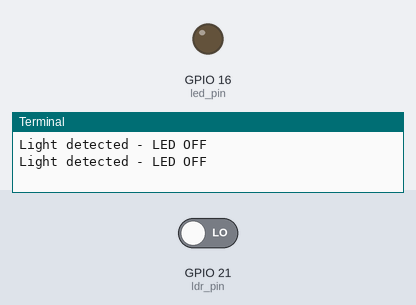
Bench run of a program on a simulated Raspberry Pi (BCM pin numbers). Shown: output pins drawn as LEDs (lit = HIGH), the last lines printed to the terminal. The test bench sets the inputs (shaded band); at power-on: GPIO 21 (ldr_pin) LOW.

Above: at 1.2 s.
1.3 s: GPIO 21 (ldr_pin) driven HIGH
At 2.5 s:
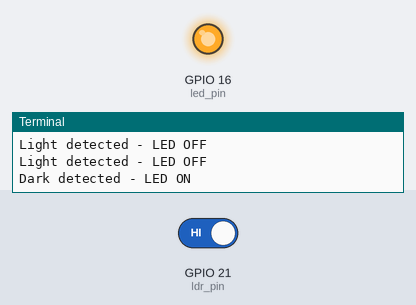
3.5 s: GPIO 21 (ldr_pin) driven LOW
At 5.3 s:
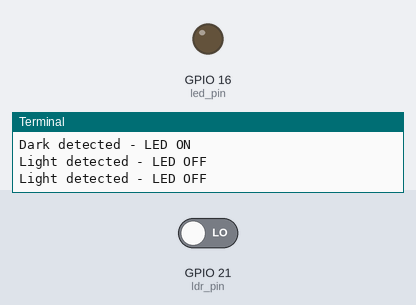
Timing chart, 0 to 6.8 s (numbered marks = the images above; inputs shaded):
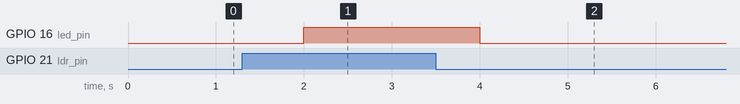

Measured:
- after the input at 1.3 s, GPIO 16 (led_pin): LOW → HIGH after 0.70 s
- after the input at 3.5 s, GPIO 16 (led_pin): HIGH → LOW after 0.50 s

The program:

R21._Automatic_Street_Light__LDR_.py
```python
"""
Components Used:
1. Raspberry Pi
2. LDR (Light Sensor)
3. LED
4. Breadboard
5. Jumper Wires
"""

import RPi.GPIO as gpio
import time

ldr_pin = 21  # GPIO pin for LDR
led_pin = 16  # GPIO pin for LED

gpio.setmode(gpio.BCM)        # Use BCM pin numbering
gpio.setup(ldr_pin, gpio.IN)  # Set LDR as input
gpio.setup(led_pin, gpio.OUT) # Set LED as output

try:
    while True:
        ldr_value = gpio.input(ldr_pin)  # Read LDR value

        if ldr_value == 1:  # Check dark condition
            gpio.output(led_pin, gpio.HIGH)  # Turn LED ON
            print("Dark detected - LED ON")
        else:
            gpio.output(led_pin, gpio.LOW)   # Turn LED OFF
            print("Light detected - LED OFF")

        time.sleep(1)  # Small delay

except KeyboardInterrupt:
    gpio.cleanup()  # Reset GPIO on exit
```
